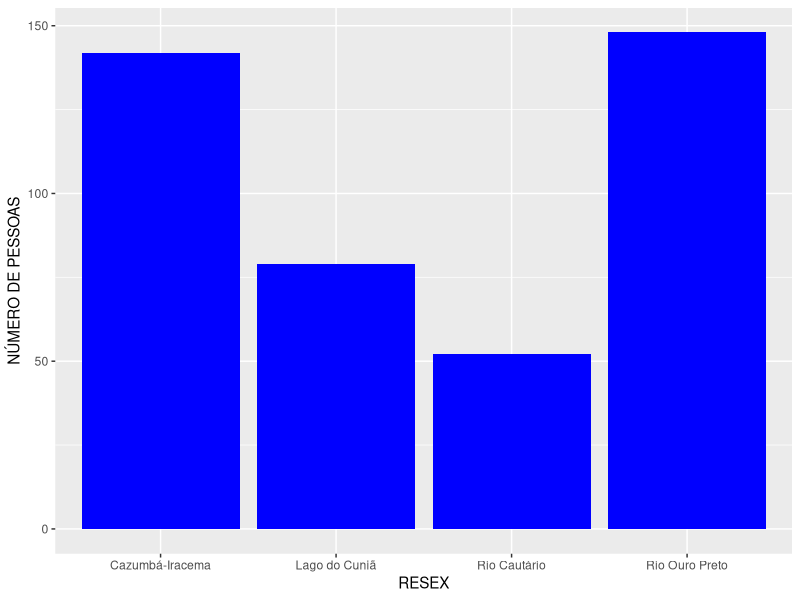
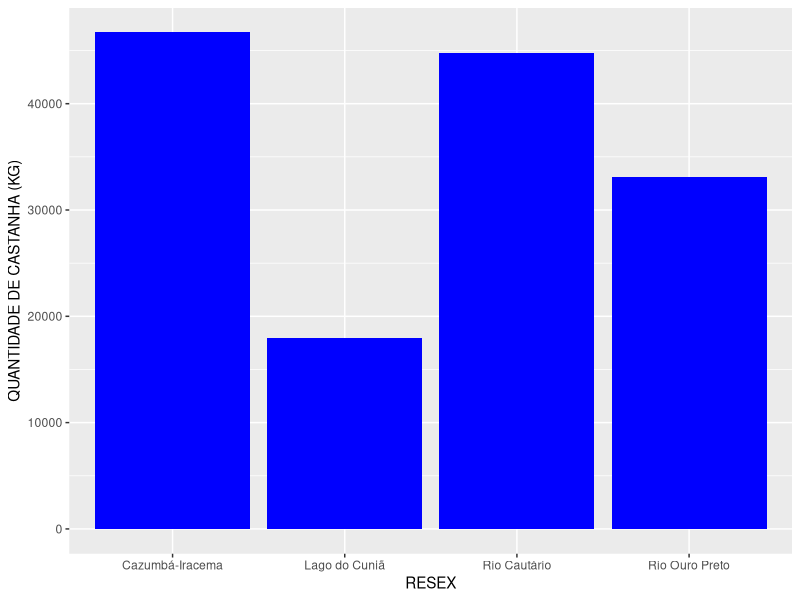

Generate these figures, in order, with R:
## ---- chunk 1
rm(list = ls(all = TRUE))
#install.packages("here")
#install.packages("tidyverse")
#install.packages("ggplot2")
#install.packages("vctrs")
#library(tidyverse)
library(ggplot2)
library(here)
library(vctrs)
## ---- chunk 2
totalColetado = 
  read.csv(here("data", "formulario2a.csv"),
           sep = ";",
           na.strings = c("", "NA"),
           encoding = "UTF-8"
           )
## ---- chunk 3
AccChars <- "ŠŽšžŸÀÁÂÃÄÅÇÈÉÊËÌÍÎÏÐÑÒÓÔÕÖÙÚÛÜÝàáâãäåçèéêëìíîïðñòóôõöùúûüýÿ "
RegChars <- "SZszYAAAAAACEEEEIIIIDNOOOOOUUUUYaaaaaaceeeeiiiidnooooouuuuyy_"

for(i in 1:ncol(totalColetado)) {       
  totalColetado[ , i] <- chartr(AccChars, RegChars, totalColetado[ , i])
  totalColetado[ , i] <- tolower(totalColetado[ , i])
}


totalColetado$UC <- gsub("cautario","Rio Cautário",
                                gsub("lago_cunia","Lago do Cuniã",
                                gsub("ouro_preto","Rio Ouro Preto",
                                gsub("cazumba","Cazumbá-Iracema",
                                     totalColetado$UC))))

totalColetado$Q_castanha <- as.integer(totalColetado$Q_castanha)
totalColetado$KG_TOTAL <- as.integer(totalColetado$KG_TOTAL)
totalColetado$N_familias <- as.integer(totalColetado$N_familias)
totalColetado$N_pessoas <- as.integer(totalColetado$N_pessoas)

for(i in 1:nrow(totalColetado)){
  if (totalColetado$Unidade[i] == "barricas") {
    totalColetado$KG_TOTAL[i] <- totalColetado$Q_castanha[i]*72
  } else if (totalColetado$Unidade[i]== "latas"){
    totalColetado$KG_TOTAL[i] <- totalColetado$Q_castanha[i]*12
  } else {
    totalColetado$KG_TOTAL[i] <- totalColetado$Q_castanha[i]*48
  }
}
## ---- chunk 4
defaultW <- getOption("warn")
options(warn = -1)
#options(warn = defaultW)

ggplot(
  totalColetado, aes(
    #fill = UC,
    y = N_pessoas,
    x = UC)
  )+
  geom_bar(stat = "identity", fill = "blue")+
  
  labs(y = "NÚMERO DE PESSOAS", x = "RESEX")
## ---- chunk 5

ggplot(
  totalColetado, aes(
    #fill = UC,
    y = KG_TOTAL,
    x = UC)
  )+
  geom_bar(stat = "identity", fill = "blue")+
  #facet_wrap(~UC) +
  labs(y = "QUANTIDADE DE CASTANHA (KG)", x = "RESEX")
